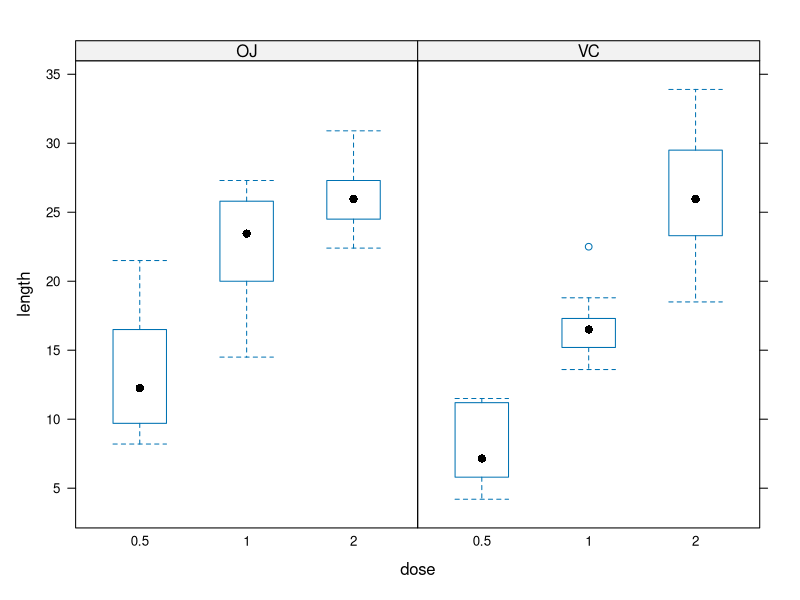

Generate this figure with R:
## ---- chunk 1
library(lattice)
## ---- chunk 2
data("ToothGrowth")
dim(ToothGrowth)
## ---- chunk 3
summary(ToothGrowth)
## ---- chunk 4
ToothGrowth$dosef <- factor(ToothGrowth$dose)

bwplot(len ~ dosef | supp, data = ToothGrowth, horizontal = F,
       xlab="dose", ylab="length")
## ---- chunk 5
t.test(ToothGrowth[ToothGrowth$dose >  1,]$len,
       ToothGrowth[ToothGrowth$dose <= 1,]$len,
       alternative="greater")
## ---- chunk 6
t.test(ToothGrowth[ToothGrowth$dose < 2 & ToothGrowth$supp == "OJ",]$len,
       ToothGrowth[ToothGrowth$dose < 2 & ToothGrowth$supp == "VC",]$len,
       alternative="greater")
